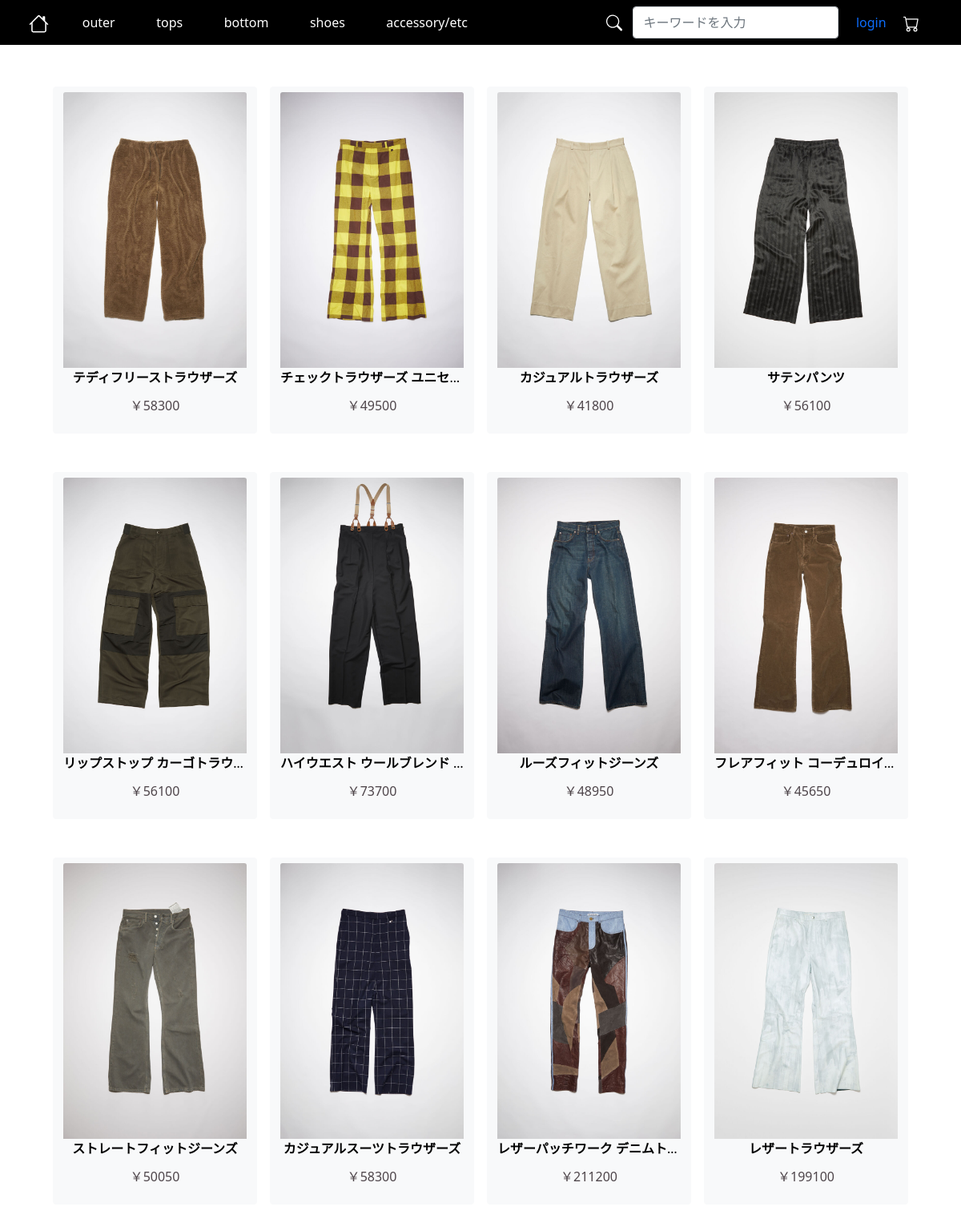
/ecsite/view/bottoms.php, run on the app's committed database.
### tables this page shows
CREATE TABLE `goods` (
  `goods_id` int(11) NOT NULL,
  `goods_name` varchar(100) NOT NULL,
  `goods_tag` varchar(20) NOT NULL,
  `goods_price` int(11) NOT NULL,
  `goods_flg` tinyint(1) NOT NULL,
  `goods_imgurl1` varchar(100) NOT NULL,
  `goods_imgurl2` varchar(100) NOT NULL,
  `goods_imgurl3` varchar(100) NOT NULL,
  `goods_imgurl4` varchar(100) NOT NULL,
  `goods_detail` mediumtext NOT NULL,
  `goods_createdate` date NOT NULL,
  `goods_changedate` date DEFAULT NULL
);

### ecsite/model/DBManagermst.php (called while the page is built, shortened)
<?php
class DBManagermst
{
    public function dbConnect()
    {
        $pdo = new PDO('mysql:host=localhost; dbname=webdb; charset=utf8', 'webuser', 'abccsd2');
        return $pdo;
    }
    public function showGoodsByTag($tag)
    {
        $pdo = $this->dbConnect();
        $sql = "SELECT * FROM goods WHERE goods_tag=?;";
        $ps = $pdo->prepare($sql);
        $ps->bindValue(1, $tag, PDO::PARAM_STR);
        $ps->execute();
        $selectdata = $ps->fetchAll();
        if (count($selectdata) == 0) {
            throw new BadMethodCallException("只今エラー中、商品表示できません");
        } else {
            return $selectdata;
        }
    }
}
?>

### ecsite/view/bottoms.php (the view, shortened to what this page needs)
<?php
require '../model/DBManagermst.php';
$dbmng = new DBManagermst();
?>
<!DOCTYPE html>
<html>
<head>
  <link rel="stylesheet" href="https://cdn.jsdelivr.net/npm/bootstrap@5.1.3/dist/css/bootstrap.min.css">
  <link rel="stylesheet" href="https://cdn.jsdelivr.net/npm/bootstrap-icons@1.8.2/font/bootstrap-icons.css">
  <link rel="stylesheet" href="../public/css/style.css">
</head>
<body background="../public/img_site/topimage.jpg">
  <?php include_once '../controller/Navbar.php' ?>
  <div class="container">
    <div class="row">
      <div class="col-md-12">
        <div>
          <div name="maindiv" class="container">
            <div class="row  gy-5 gx-3 mt-1 mb-5">
            <?php
              try {
                $result = $dbmng->showGoodsByTag('Bottoms');
                foreach ($result as $row) {
                  echo '<div class="col-6 col-md-3">';
                  echo '<div style="width:100%; border-style:none;">';
                  echo '<a href="Detail.php?idgoods=' . $row['goods_id'] . '" class="img">';
                  echo '<button type="button" class="btn btn-light">';
                  echo '<img src="' . $row['goods_imgurl1'] . '" class="card-img-top"  style="border:none"><br>';
                  echo '<div>';
                  echo '<div class="goodsNa" style="margin:auto;"><b>' . $row['goods_name'] . '</b></div>';
                  echo '<p style="color:#4e454a; padding-top:5%;">￥' . $row['goods_price'] . '</p>';
                  echo '</div>';
                  echo '</button>';
                  echo '</a>';
                  echo '</div>';
                  echo '</div>';
                }
              } catch (error $err) {
                echo '<font color="white"><h4 style="position:relative;left:2%;padding-top: 1%;">エラーです</h4></font>';
              }
              ?>
            </div>
          </div>
        </div>
      </div>
    </div>
  </div>
</body>
</html>

### ecsite/public/css/style.css (style rules this page uses)
.goodsNa { height: 100%; margin-left: auto; margin-right: auto; letter-spacing: -100%; text-overflow: ellipsis; white-space: nowrap; overflow: hidden; }
.btn { max-width: 100%; max-height: 100%; }

### ecsite/view/bottoms.php (style rules this page uses)
.goodsNa { height: 100%; margin-left: auto; margin-right: auto; letter-spacing: -100%; text-overflow: ellipsis; white-space: nowrap; overflow: hidden; }
.btn { max-width: 100%; max-height: 100%; }

### data on the page
goods: goods_imgurl1 (picture), goods_name "テディフリーストラウザーズ", goods_price "58300"
goods: goods_imgurl1 (picture), goods_name "チェックトラウザーズ ユニセ…", goods_price "49500"
goods: goods_imgurl1 (picture), goods_name "カジュアルトラウザーズ", goods_price "41800"
goods: goods_imgurl1 (picture), goods_name "サテンパンツ", goods_price "56100"
goods: goods_imgurl1 (picture), goods_name "リップストップ カーゴトラウ…", goods_price "56100"
goods: goods_imgurl1 (picture), goods_name "ハイウエスト ウールブレンド…", goods_price "73700"
goods: goods_imgurl1 (picture), goods_name "ルーズフィットジーンズ", goods_price "48950"
goods: goods_imgurl1 (picture), goods_name "フレアフィット コーデュロイ…", goods_price "45650"
goods: goods_imgurl1 (picture), goods_name "ストレートフィットジーンズ", goods_price "50050"
goods: goods_imgurl1 (picture), goods_name "カジュアルスーツトラウザーズ", goods_price "58300"
goods: goods_imgurl1 (picture), goods_name "レザーパッチワーク デニムト…", goods_price "211200"
goods: goods_imgurl1 (picture), goods_name "レザートラウザーズ", goods_price "199100"
